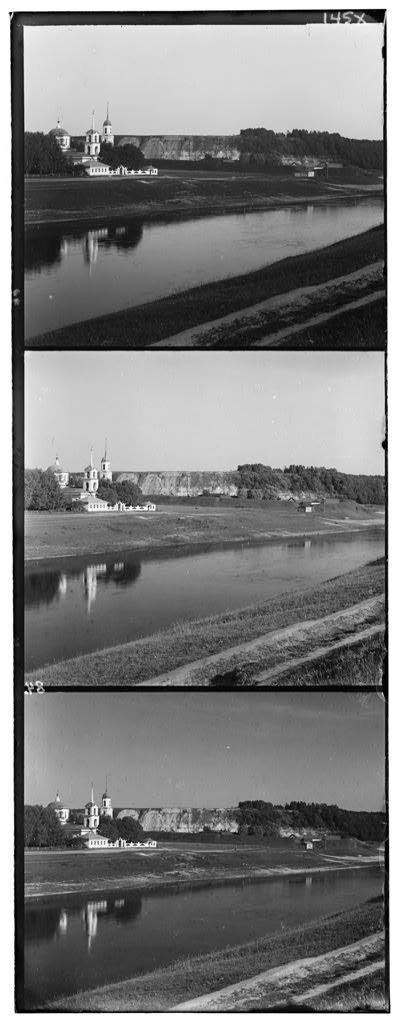
#> input picture MP1/part2/input/00125v.jpg, 400 x 1024 px, found by its file name
$ python main.py
#> lines starting #> are read from the running program, lines starting #| are printed output that depends on the picture
import numpy as np
import matplotlib.pyplot as plt
import time
from scipy.ndimage import gaussian_laplace
import os
import cv2

# Load image and divide into three color channels (BGR order)
def load_image(image_path):
#> called with image_path = '00125v.jpg'
    file_ext = os.path.splitext(image_path)[1].lower()
    # Handle .tif images as high-resolution and .jpg as low-resolution
    if file_ext in ['.tif', '.jpg']:
        print(f"Processing {file_ext} image")
        img = cv2.imread(image_path)
#> img is the input picture: shape (1024, 400, 3); min 0, max 255, mean 124.2
        if img is None:
            raise ValueError(f"Error loading image at {image_path}")
        img = cv2.cvtColor(img, cv2.COLOR_BGR2GRAY)
#> img: shape (1024, 400)
        img = np.array(img, dtype=np.float32)  # Use float32 for large images to save memory
    else:
        raise ValueError("Unsupported image format")

    height = img.shape[0] // 3
#> height = 341
    if height == 0:
        raise ValueError("Image is too small to split into R, G, B channels.")

    B = img[:height]
    G = img[height:2 * height]
    R = img[2 * height:]
    return R, G, B

# Crop the image to avoid border effects during alignment
def crop_image(img, crop_width=25):
#> called with crop_width = 25
    return img[crop_width:-crop_width, crop_width:-crop_width]

# Crop all three channels to the smallest common size
def crop_to_same_size(R, G, B):
    min_height = min(R.shape[0], G.shape[0], B.shape[0])
#> min_height = 291
    min_width = min(R.shape[1], G.shape[1], B.shape[1])
#> min_width = 350
    R_cropped = R[:min_height, :min_width]
    G_cropped = G[:min_height, :min_width]
    B_cropped = B[:min_height, :min_width]
    return R_cropped, G_cropped, B_cropped

# Laplacian of Gaussian for edge enhancement
def laplacian_of_gaussian(channel):
    return gaussian_laplace(channel, sigma=1.0)
#> returned value: shape (291, 350) float32
#> in laplacian_of_gaussian (call 3), `return gaussian_laplace(channel, sigma=1.0)`:
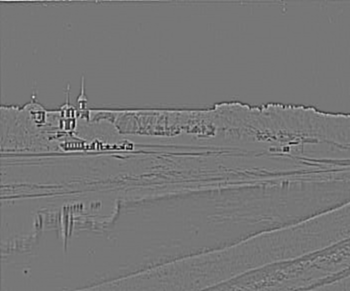
#> returned value: shape (291, 350) float32; min -73.15, max 83.2, mean 0; drawn with min black and max white

# Alignment using FFT cross-correlation
def align_channels_fft(reference, target):
    # FFT based cross-correlation
    f1 = np.fft.fft2(reference)
    f2 = np.fft.fft2(target)
    cross_power_spectrum = f1 * np.conjugate(f2)
    cross_power_spectrum /= np.abs(cross_power_spectrum)
    cross_correlation = np.fft.ifft2(cross_power_spectrum)
    shift = np.unravel_index(np.argmax(np.abs(cross_correlation)), reference.shape)
#> shift = (5, 2)
    return shift, cross_correlation

# Normalize the image for display
def normalize_image(img):
    img_min = img.min()
    img_max = img.max()
    if img_max == img_min:  # Prevent division by zero
        return img  # Return the original image if max equals min
    return (img - img_min) / (img_max - img_min)

# Fourier-based alignment for the entire image
def fourier_alignment(image_path):
    start_time = time.time()
    R, G, B = load_image(image_path)
    B = crop_image(B)
    G = crop_image(G)
    R = crop_image(R)
    R, G, B = crop_to_same_size(R, G, B)

    # Apply Laplacian of Gaussian to enhance edges (preprocessing)
    R_lap = laplacian_of_gaussian(R)
    G_lap = laplacian_of_gaussian(G)
    B_lap = laplacian_of_gaussian(B)

    # Align channels using Fourier-based alignment (with preprocessing)
    G_offset, _ = align_channels_fft(B_lap, G_lap)
#> G_offset = (5, 2)
    R_offset, _ = align_channels_fft(B_lap, R_lap)
#> R_offset = (10, 1)
    print(f"G offset: {G_offset}, R offset: {R_offset}")
#| G offset: (5, 2), R offset: (10, 1)

    # Apply the calculated offsets
    G_aligned = np.roll(np.roll(G, G_offset[0], axis=0), G_offset[1], axis=1)
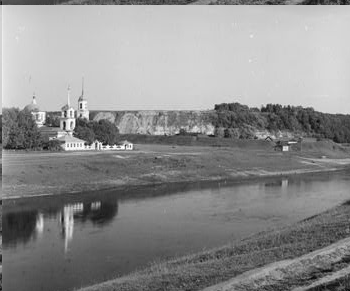
#> G_aligned: shape (291, 350) float32; min 5, max 255, mean 141.5
    R_aligned = np.roll(np.roll(R, R_offset[0], axis=0), R_offset[1], axis=1)
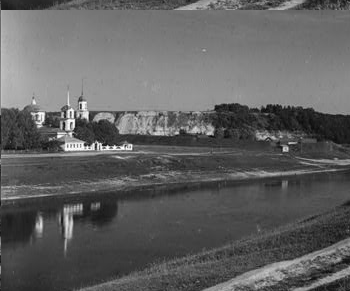
#> R_aligned: shape (291, 350) float32; min 2, max 255, mean 96.9

    # Crop channels to the same size after alignment
    R_cropped, G_cropped, B_cropped = crop_to_same_size(R_aligned, G_aligned, B)

    # Normalize each channel before stacking to form the final image
    R_normalized = normalize_image(R_cropped)
#> in normalize_image, `img_min = img.min()`: img_min = 2
#> in normalize_image, `img_max = img.max()`: img_max = 255
    G_normalized = normalize_image(G_cropped)
    B_normalized = normalize_image(B_cropped)

    # Stack the aligned channels to form the final RGB image
    aligned_img = np.stack([R_normalized, G_normalized, B_normalized], axis=-1)
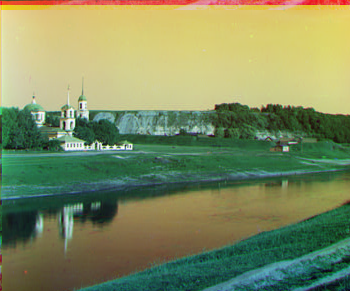
#> aligned_img: shape (291, 350, 3) float32; mean of channels 0, 1, 2 0.375, 0.546, 0.497; drawn as B, G, R

    end_time = time.time()
    total_time = end_time - start_time
    print(f"Total time taken for Fourier Transform: {total_time:.2f} seconds")

    # Display the aligned image
    plt.imshow(aligned_img)
    plt.title("Aligned Image (Fourier-based with Laplacian of Gaussian)")
    plt.axis('off')  # Turn off axis labels
    plt.show()

    # Visualize inverse Fourier Transforms with preprocessing
    B_to_G_FT = np.fft.fft2(B_lap) * np.conjugate(np.fft.fft2(G_lap))
    B_to_R_FT = np.fft.fft2(B_lap) * np.conjugate(np.fft.fft2(R_lap))

    B_to_G_inv = np.fft.ifft2(B_to_G_FT).real
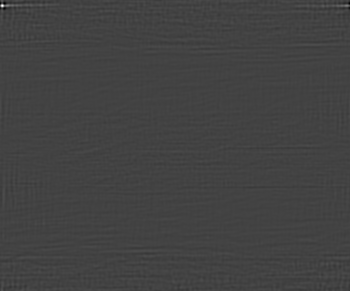
#> B_to_G_inv: shape (291, 350) float64; min -967394, max 2721110.6, mean 38; drawn with min black and max white
    B_to_R_inv = np.fft.ifft2(B_to_R_FT).real

    # Normalize and plot the inverse Fourier Transforms with preprocessing
    plt.figure(figsize=(12, 6))

    # B to G Inverse Fourier Transform Visualization
    plt.subplot(1, 2, 1)
    plt.imshow(normalize_image(B_to_G_inv), cmap='gray')
    plt.title("Inverse Fourier Transform: B to G (with Preprocessing)")
    plt.colorbar()

    # B to R Inverse Fourier Transform Visualization
    plt.subplot(1, 2, 2)
    plt.imshow(normalize_image(B_to_R_inv), cmap='gray')
    plt.title("Inverse Fourier Transform: B to R (with Preprocessing)")
    plt.colorbar()

    plt.show()

    # Visualizing inverse Fourier Transforms without preprocessing
    B_to_G_FT_no_preprocessing = np.fft.fft2(B) * np.conjugate(np.fft.fft2(G))
    B_to_R_FT_no_preprocessing = np.fft.fft2(B) * np.conjugate(np.fft.fft2(R))

    B_to_G_inv_no_preprocessing = np.fft.ifft2(B_to_G_FT_no_preprocessing).real
    B_to_R_inv_no_preprocessing = np.fft.ifft2(B_to_R_FT_no_preprocessing).real
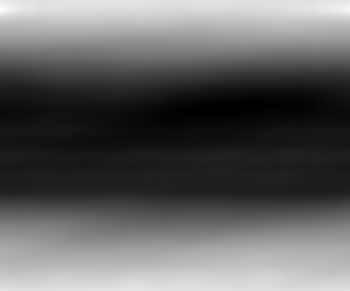
#> B_to_R_inv_no_preprocessing: shape (291, 350) float64; min 1.13e+09, max 1.47e+09, mean 1.26e+09; drawn with min black and max white

    # Normalize and plot the inverse Fourier Transforms without preprocessing
    plt.figure(figsize=(12, 6))

    # B to G Inverse Fourier Transform without Preprocessing
    plt.subplot(1, 2, 1)
    plt.imshow(normalize_image(B_to_G_inv_no_preprocessing), cmap='gray')
    plt.title("Inverse Fourier Transform: B to G (without Preprocessing)")
    plt.colorbar()

    # B to R Inverse Fourier Transform without Preprocessing
    plt.subplot(1, 2, 2)
    plt.imshow(normalize_image(B_to_R_inv_no_preprocessing), cmap='gray')
    plt.title("Inverse Fourier Transform: B to R (without Preprocessing)")
    plt.colorbar()

    plt.show()
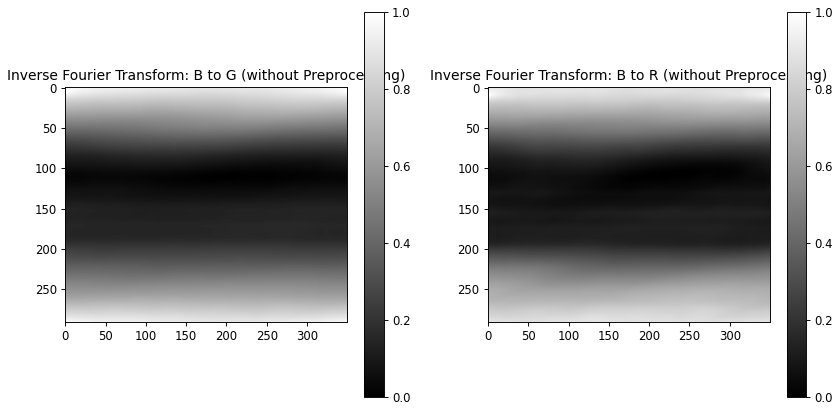
#> figure drawn by matplotlib, 4 panels

if __name__ == '__main__':
    fourier_alignment('00125v.jpg')
    # [8 lines of commented-out code are left out]

$ run again, with MP1/part2/input/00153v.jpg copied over MP1/part2/input/00125v.jpg
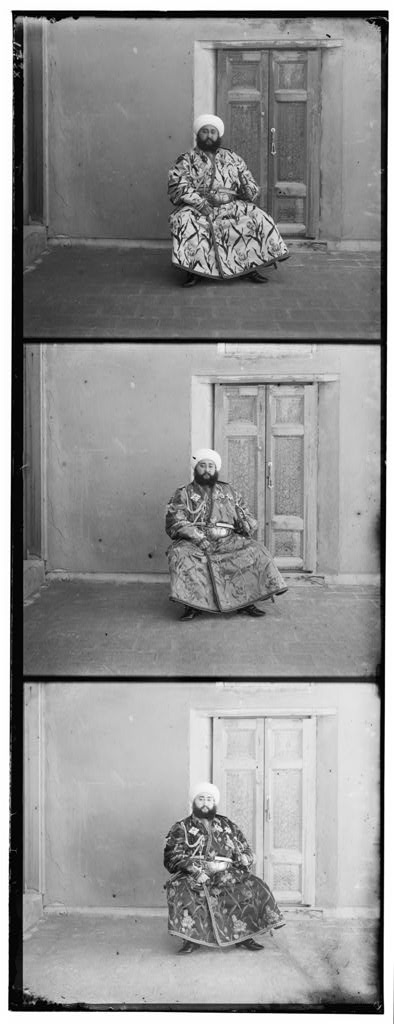
#> input picture MP1/part2/input/00153v.jpg, 394 x 1024 px, found by its file name
#> in load_image, img is the input picture: shape (1024, 394, 3); min 0, max 255, mean 145.2
#> shift = (7, 3)
#> R_offset = (14, 5)
#| G offset: (7, 3), R offset: (14, 5)
#> img_min = 5
#> img_max = 255
#> in fourier_alignment, `B_to_R_inv_no_preprocessing = np.fft.ifft2(B_to_R_FT_no_preprocessing)..`:
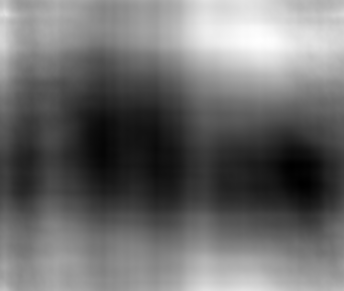
#> B_to_R_inv_no_preprocessing: shape (291, 344) float64; min 2.04e+09, max 2.13e+09, mean 2.08e+09; drawn with min black and max white
#> in fourier_alignment, `plt.show()`:
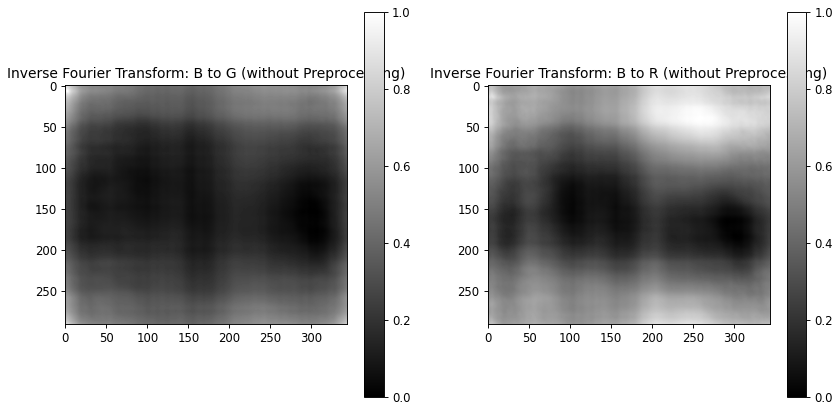
#> figure drawn by matplotlib, 4 panels

$ run again, with MP1/part2/input/00351v.jpg copied over MP1/part2/input/00125v.jpg
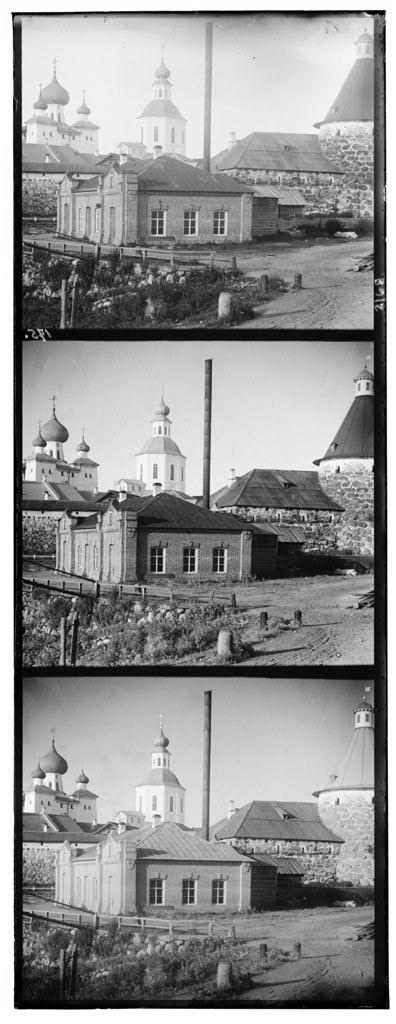
#> input picture MP1/part2/input/00351v.jpg, 396 x 1024 px, found by its file name
#> in load_image, img is the input picture: shape (1024, 396, 3); min 0, max 255, mean 146.8
#> shift = (4, 0)
#> R_offset = (13, 1)
#| G offset: (4, 0), R offset: (13, 1)
#> img_min = 4
#> img_max = 255
#> in fourier_alignment, `plt.show()`:
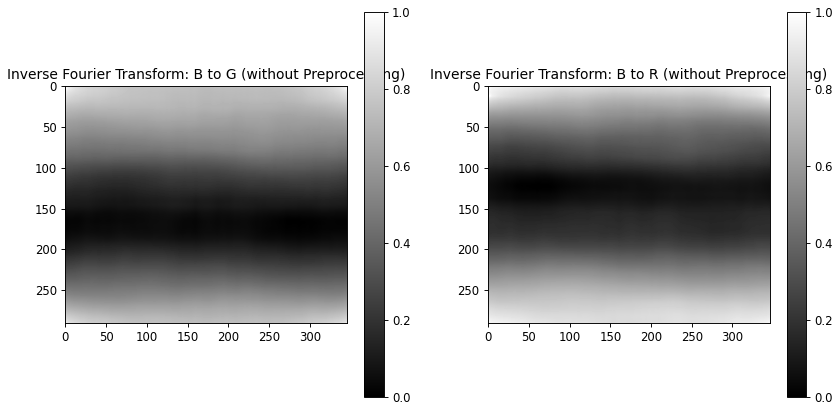
#> figure drawn by matplotlib, 4 panels
